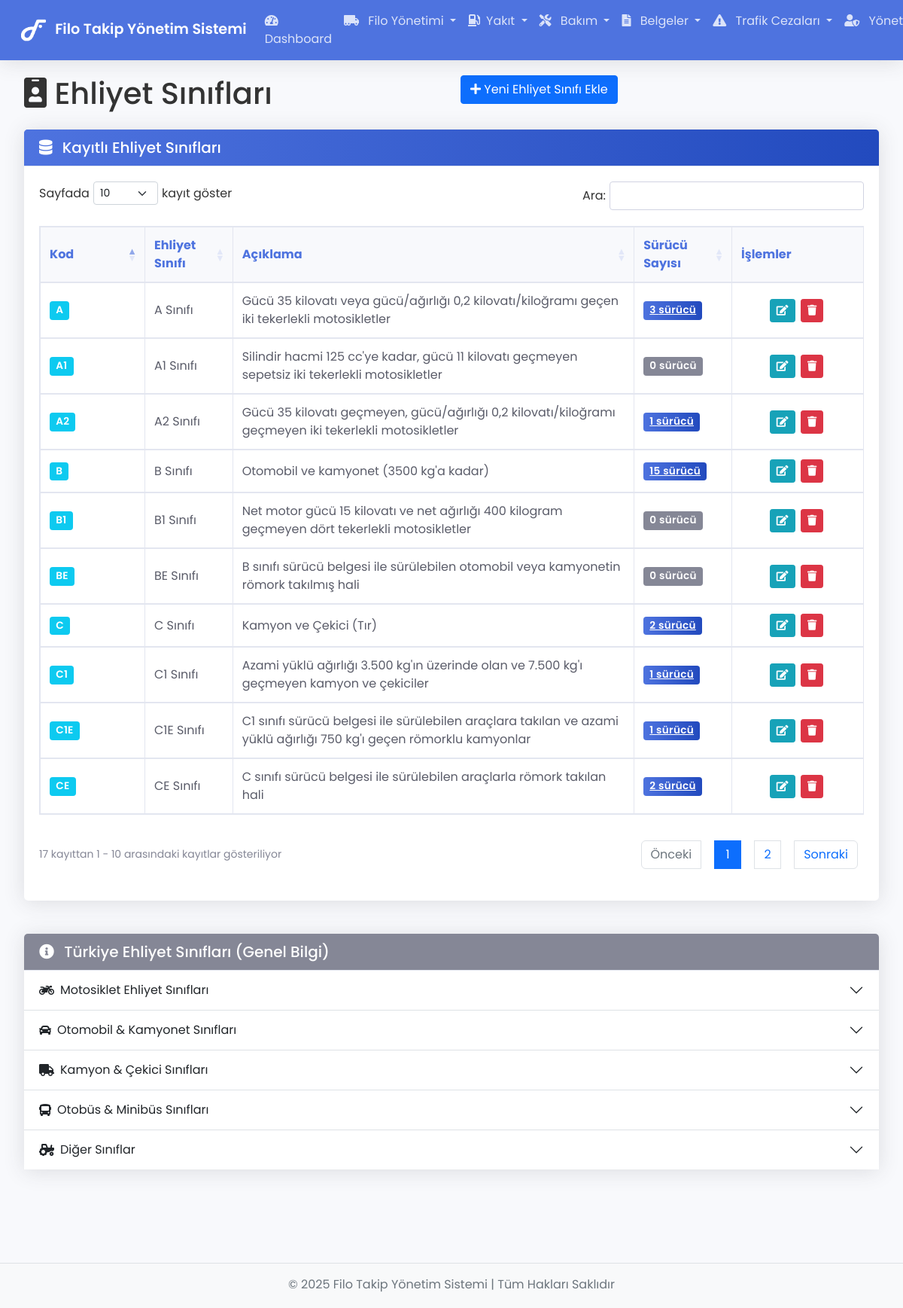
Page /licenses (signed in) on the committed database.
### tables this page shows
CREATE TABLE `license_types` (
  `id` int(11) NOT NULL,
  `code` varchar(5) NOT NULL,
  `name` varchar(100) NOT NULL,
  `description` text DEFAULT NULL
);

### app/Core/App.php (called while the page is built, shortened)
<?php
class App {
    protected $currentController;
    protected $currentMethod = 'index';
    public function __construct() {
        $url = $this->getUrl();
        if (!empty($url) && isset($url[0])) {
            $controllerName = ucwords($url[0]);
            $controllerClass = 'App\\Controllers\\' . $controllerName;
            if (class_exists($controllerClass)) {
                unset($url[0]);
            } else {
                error_log('Hata: Controller bulunamadı: ' . $controllerClass);
                $this->errorPage('Controller bulunamadı: ' . $controllerName);
                return;
            }
        }
        try {
            $this->currentController = new $controllerClass();
        } catch (\Throwable $e) {
            error_log('Hata: Controller oluşturulamadı: ' . $e->getMessage());
            $this->errorPage('Controller oluşturulamadı: ' . $e->getMessage());
            return;
        }
        $this->params = $url ? array_values($url) : [];
        try {
            call_user_func_array([$this->currentController, $this->currentMethod], $this->params);
        } catch (\ArgumentCountError $e) {
            error_log('Hata: Parametre sayısı hatası: ' . $e->getMessage());
            $this->errorPage('Yanlış sayıda parametre: ' . $e->getMessage());
        } catch (\Throwable $e) {
            error_log('Hata: ' . $e->getMessage() . "\n" . $e->getTraceAsString());
            $this->errorPage($e->getMessage());
        }
    }
    public function getUrl(): array {
        if (isset($_GET['url'])) {
            $url = rtrim($_GET['url'], '/');
            $url = filter_var($url, FILTER_SANITIZE_URL);
            $url = explode('/', $url);
            return $url;
        }
        return [];
    }
}

### index.php (called while the page is built, shortened)
<?php
require_once ROOT . '/app/helpers/session_helper.php';
$app = new App();

### app/helpers/session_helper.php (called while the page is built, shortened)
<?php
function isAdmin() {
    if(isset($_SESSION['user_role']) && $_SESSION['user_role'] === 'admin') {
        return true;
    } else {
        return false;
    }
}

### app/Core/Database.php (called while the page is built, shortened)
<?php
class Database {
    private $host = DB_HOST;
    private $user = DB_USER;
    private $pass = DB_PASS;
    private $dbname = DB_NAME;
    private $dbh;
    private $stmt;
    public function __construct() {
        $dsn = 'mysql:host=' . $this->host . ';dbname=' . $this->dbname . ';charset=utf8';
        $options = [
            \PDO::ATTR_PERSISTENT => true,
            \PDO::ATTR_ERRMODE => \PDO::ERRMODE_EXCEPTION,
            \PDO::ATTR_DEFAULT_FETCH_MODE => \PDO::FETCH_OBJ,
            \PDO::ATTR_EMULATE_PREPARES => false
        ];
        try {
            $this->dbh = new \PDO($dsn, $this->user, $this->pass, $options);
        } catch (\PDOException $e) {
            $this->error = $e->getMessage();
            echo $this->error;
        }
    }
    public function query(string $sql): bool {
        try {
            $this->stmt = $this->dbh->prepare($sql);
            return true;
        } catch (\PDOException $e) {
            error_log("Database::query - PDO Hatası: " . $e->getMessage());
            return false;
        }
    }
    public function execute(): bool {
        try {
            return $this->stmt->execute();
        } catch (\PDOException $e) {
            error_log("Database::execute - PDO Hatası: " . $e->getMessage());
            return false;
        }
    }
    public function resultSet(): array|false {
        try {
            if ($this->execute()) {
                return $this->stmt->fetchAll();
            }
            return false;
        } catch (\PDOException $e) {
            error_log("Database::resultSet - PDO Hatası: " . $e->getMessage());
            return false;
        }
    }
}

### app/Models/LicenseType.php (called while the page is built, shortened)
<?php
class LicenseType
{
    private $db;
    public function __construct()
    {
        $this->db = new Database;
    }
    public function getLicenseTypes()
    {
        $this->db->query('
            SELECT lt.*,
                   (SELECT COUNT(*) FROM driver_licenses WHERE license_type_id = lt.id) as driver_count
            FROM license_types lt
            ORDER BY lt.code
        ');
        return $this->db->resultSet();
    }
}

### app/views/licensetypes/index.php (the view, shortened to what this page needs)
<?php require APPROOT . '/views/inc/header.php'; ?>
<div class="row mb-3">
    <div class="col-md-6">
        <h1><i class="fas fa-id-badge"></i> Ehliyet Sınıfları</h1>
    </div>
    <div class="col-md-6">
        <?php if(isAdmin()) : ?>
        <a href="<?php echo URLROOT; ?>/licensetypes/add" class="btn btn-primary float-right">
            <i class="fas fa-plus"></i> Yeni Ehliyet Sınıfı Ekle
        </a>
        <?php endif; ?>
    </div>
</div>
<div class="row">
    <div class="col-12 mb-4">
        <div class="card shadow-sm">
             <div class="card-header bg-primary text-white">
                <h5 class="mb-0"><i class="fas fa-database me-2"></i> Kayıtlı Ehliyet Sınıfları</h5>
            </div>
            <div class="card-body">
                <div class="table-responsive">
                    <table class="table table-bordered table-hover data-table-buttons" id="licenseTypesTable">
                        <thead class="table-light">
                    <tr>
                        <th width="100">Kod</th>
                        <th>Ehliyet Sınıfı</th>
                        <th>Açıklama</th>
                        <th>Sürücü Sayısı</th>
                        <th width="150">İşlemler</th>
                    </tr>
                </thead>
                <tbody>
                    <?php foreach($data['licenseTypes'] as $licenseType) : ?>
                        <tr>
                            <td><span class="badge bg-info text-white"><?php echo $licenseType->code; ?></span></td>
                            <td><?php echo $licenseType->name; ?></td>
                            <td><?php echo $licenseType->description; ?></td>
                            <td>
                                <?php
                                    $driverCount = $licenseType->driver_count;
                                    if ($driverCount > 0) {
                                        echo '<a href="'.URLROOT.'/licensetypes/drivers/'.$licenseType->id.'" class="badge bg-primary text-white">'.$driverCount.' sürücü</a>';
                                    } else {
                                        echo '<span class="badge bg-secondary text-white">0 sürücü</span>';
                                    }
                                ?>
                            </td>
                            <td>
                                <?php if(isAdmin()) : ?>
                                <a href="<?php echo URLROOT; ?>/licensetypes/edit/<?php echo $licenseType->id; ?>" class="btn btn-sm btn-info">
                                    <i class="fas fa-edit"></i>
                                </a>
                                <form class="d-inline" action="<?php echo URLROOT; ?>/licensetypes/delete/<?php echo $licenseType->id; ?>" method="post">
                                    <button type="submit" class="btn btn-sm btn-danger" onclick="return confirm('Bu ehliyet sınıfını silmek istediğinize emin misiniz?');">
                                        <i class="fas fa-trash"></i>
                                    </button>
                                </form>
                                <?php endif; ?>
                            </td>
                        </tr>
                    <?php endforeach; ?>
                </tbody>
            </table>
                </div>
            </div>
        </div>
    </div>
    <div class="col-12 mb-4">
        <div class="card shadow-sm">
            <div class="card-header bg-secondary text-white">
                <h5 class="mb-0"><i class="fas fa-info-circle me-2"></i> Türkiye Ehliyet Sınıfları (Genel Bilgi)</h5>
            </div>
            <div class="card-body p-0">
                <div class="accordion accordion-flush" id="licenseInfoAccordion">
                    <div class="accordion-item">
                        <h2 class="accordion-header" id="headingMotorcycle">
                            <button class="accordion-button collapsed" type="button" data-bs-toggle="collapse" data-bs-target="#collapseMotorcycle" aria-expanded="false" aria-controls="collapseMotorcycle">
                                <i class="fas fa-motorcycle me-2"></i> Motosiklet Ehliyet Sınıfları
                            </button>
                        </h2>
                    </div>
                    <div class="accordion-item">
                        <h2 class="accordion-header" id="headingCar">
                            <button class="accordion-button collapsed" type="button" data-bs-toggle="collapse" data-bs-target="#collapseCar" aria-expanded="false" aria-controls="collapseCar">
                                <i class="fas fa-car me-2"></i> Otomobil & Kamyonet Sınıfları
                            </button>
                        </h2>
                    </div>
                     <div class="accordion-item">
                        <h2 class="accordion-header" id="headingTruck">
                            <button class="accordion-button collapsed" type="button" data-bs-toggle="collapse" data-bs-target="#collapseTruck" aria-expanded="false" aria-controls="collapseTruck">
                                <i class="fas fa-truck me-2"></i> Kamyon & Çekici Sınıfları
                            </button>
                        </h2>
                    </div>
                    <div class="accordion-item">
                        <h2 class="accordion-header" id="headingBus">
                            <button class="accordion-button collapsed" type="button" data-bs-toggle="collapse" data-bs-target="#collapseBus" aria-expanded="false" aria-controls="collapseBus">
                                <i class="fas fa-bus me-2"></i> Otobüs & Minibüs Sınıfları
                            </button>
                        </h2>
                    </div>
                    <div class="accordion-item">
                        <h2 class="accordion-header" id="headingOther">
                            <button class="accordion-button collapsed" type="button" data-bs-toggle="collapse" data-bs-target="#collapseOther" aria-expanded="false" aria-controls="collapseOther">
                                <i class="fas fa-tractor me-2"></i> Diğer Sınıflar
                            </button>
                        </h2>
                    </div>
                </div>
            </div>
        </div>
    </div>
</div>
<?php require APPROOT . '/views/inc/footer.php'; ?>

### public/css/style.css (style rules this page uses)
body { font-family: 'Poppins', sans-serif; background-color: #f8f9fc; color: #333; padding-bottom: 60px; }
.card { margin-bottom: 20px; border: 0; border-radius: 0.35rem; box-shadow: 0 0.15rem 1.75rem 0 rgba(58, 59, 69, 0.1); }
.card-header { background-color: #f8f9fc; border-bottom: 1px solid #e3e6f0; padding: 0.75rem 1.25rem; font-weight: 600; }
.card-body { padding: 1.25rem; }
.table { margin-bottom: 0; color: #5a5c69; width: 100%; border-collapse: collapse; }
.table thead th { vertical-align: bottom; border-bottom: 2px solid #e3e6f0; background-color: #f8f9fc; font-weight: 700; color: #4e73df; }
.table th, .table td { padding: 0.75rem; vertical-align: middle; border-top: 1px solid #e3e6f0; }
.table-bordered { border: 1px solid #e3e6f0; }
.table-bordered th, .table-bordered td { border: 1px solid #e3e6f0; }
.badge { display: inline-block; padding: 0.35em 0.65em; font-size: 75%; font-weight: 600; line-height: 1; text-align: center; white-space: nowrap; vertical-align: baseline; border-radius: 0.25rem; }
.btn { display: inline-block; font-weight: 400; text-align: center; vertical-align: middle; user-select: none; padding: 0.375rem 0.75rem; font-size: 1rem; line-height: 1.5; border-radius: 0.25rem; transition: color 0.15s ease-in-out, background-color 0.15s ease-in-out, border-color 0.15s ease-in-out, box-shadow 0.15s ease-in-out; }
.btn-sm { padding: 0.25rem 0.5rem; font-size: 0.875rem; line-height: 1.5; border-radius: 0.2rem; }
table.dataTable { width: 100% !important; margin-bottom: 20px !important; }
.table-responsive { width: 100% !important; overflow-x: auto; -webkit-overflow-scrolling: touch; }
.table th { font-weight: 600; vertical-align: middle !important; }
.table td { vertical-align: middle !important; }
table.dataTable { width: 100% !important; margin-bottom: 20px !important; clear: both; border-collapse: separate; border-spacing: 0; }
.table th, .table td { vertical-align: middle !important; padding: 0.75rem; }
.shadow-sm { box-shadow: 0 .15rem 1.75rem 0 rgba(58, 59, 69, .15) !important; }
.card-header { padding: 0.75rem 1.25rem; margin-bottom: 0; border-bottom: 1px solid #e3e6f0; }
.bg-primary { background-color: #4e73df !important; }
.btn { display: inline-block !important; visibility: visible !important; opacity: 1 !important; }
.btn-sm { padding: 0.25rem 0.5rem !important; font-size: 0.875rem !important; line-height: 1.5 !important; border-radius: 0.2rem !important; margin-right: 3px !important; display: inline-block !important; visibility: visible !important; opacity: 1 !important; position: static !important; }
td .btn-info { color: #fff !important; background-color: #17a2b8 !important; border-color: #17a2b8 !important; }
td .btn-danger { color: #fff !important; background-color: #dc3545 !important; border-color: #dc3545 !important; }
.fa-edit:before { content: "\f044" !important; }
.fa-trash:before { content: "\f1f8" !important; }
td:last-child { min-width: 140px !important; white-space: nowrap !important; text-align: center !important; overflow: visible !important; position: static !important; }
table.dataTable td { vertical-align: middle !important; }
.card { transition: all 0.3s ease; }
.bg-primary { background-image: linear-gradient(to right, #4e73df, #224abe) !important; }
.badge { padding: 0.4em 0.6em; font-size: 85%; font-weight: 600; letter-spacing: 0.3px; }
.bg-secondary { background-color: #858796 !important; }

### rows in the picture
license_types: code "A", name "A Sınıfı", description "Gücü 35 kilovatı veya gücü/ağırlığı 0,2 kilovatı/kiloğramı geçen iki tekerlekli motosikletler", driverCount "3"
license_types: code "A1", name "A1 Sınıfı", description "Silindir hacmi 125 cc'ye kadar, gücü 11 kilovatı geçmeyen sepetsiz iki tekerlekli motosikletler", shows "0 sürücü"
license_types: code "A2", name "A2 Sınıfı", description "Gücü 35 kilovatı geçmeyen, gücü/ağırlığı 0,2 kilovatı/kiloğramı geçmeyen iki tekerlekli motosikletler", driverCount "1"
license_types: code "B", name "B Sınıfı", description "Otomobil ve kamyonet (3500 kg'a kadar)", driverCount "15"
license_types: code "B1", name "B1 Sınıfı", description "Net motor gücü 15 kilovatı ve net ağırlığı 400 kilogram geçmeyen dört tekerlekli motosikletler", shows "0 sürücü"
license_types: code "BE", name "BE Sınıfı", description "B sınıfı sürücü belgesi ile sürülebilen otomobil veya kamyonetin römork takılmış hali", shows "0 sürücü"
license_types: code "C", name "C Sınıfı", description "Kamyon ve Çekici (Tır)", driverCount "2"
license_types: code "C1", name "C1 Sınıfı", description "Azami yüklü ağırlığı 3.500 kg'ın üzerinde olan ve 7.500 kg'ı geçmeyen kamyon ve çekiciler", driverCount "1"
license_types: code "C1E", name "C1E Sınıfı", description "C1 sınıfı sürücü belgesi ile sürülebilen araçlara takılan ve azami yüklü ağırlığı 750 kg'ı geçen römorklu kamyonlar", driverCount "1"
license_types: code "CE", name "CE Sınıfı", description "C sınıfı sürücü belgesi ile sürülebilen araçlarla römork takılan hali", driverCount "2"

### other values in the picture
SITENAME "Filo Takip Yönetim Sistemi"
